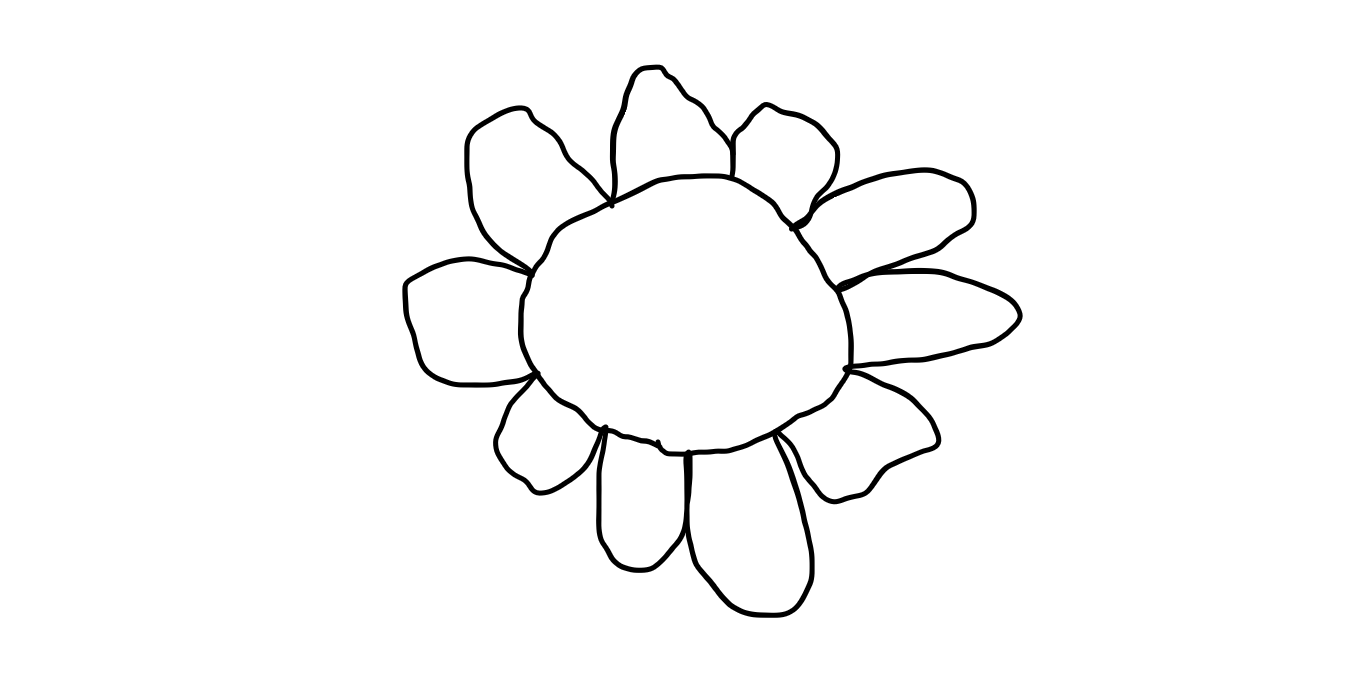
#> input picture flower.png, 1350 x 690 px
$ python sunflower-paint-flower-fill.py
#> lines starting #> are read from the running program, lines starting #| are printed output that depends on the picture; after the words box and inside, x2 and y2 are one past the last pixel; in counts of white or black regions, pixels touching at a corner belong together
# Read in daisy flower "Paint" sketch ("flower.png" is in this repository)
# Use connected components to color center one color, petals another
# Find white components, sort by size. Biggest is background, second biggest
# is flower center, others are petals
# Make a gray daisy and a purple daisy

import cv2
from skimage.measure import label
from skimage.measure import regionprops

# read in image as grayscale
img = cv2.imread('flower.png', 0)
#> img is the input picture: shape (690, 1350); min 0, max 255, mean 249

# apply binary threshold
ret, thresh1 = cv2.threshold(img, 125, 255, cv2.THRESH_BINARY)
#> thresh1: shape (690, 1350); 97.7% white; 1 black region

# find components
labels = label(thresh1, background=-1)
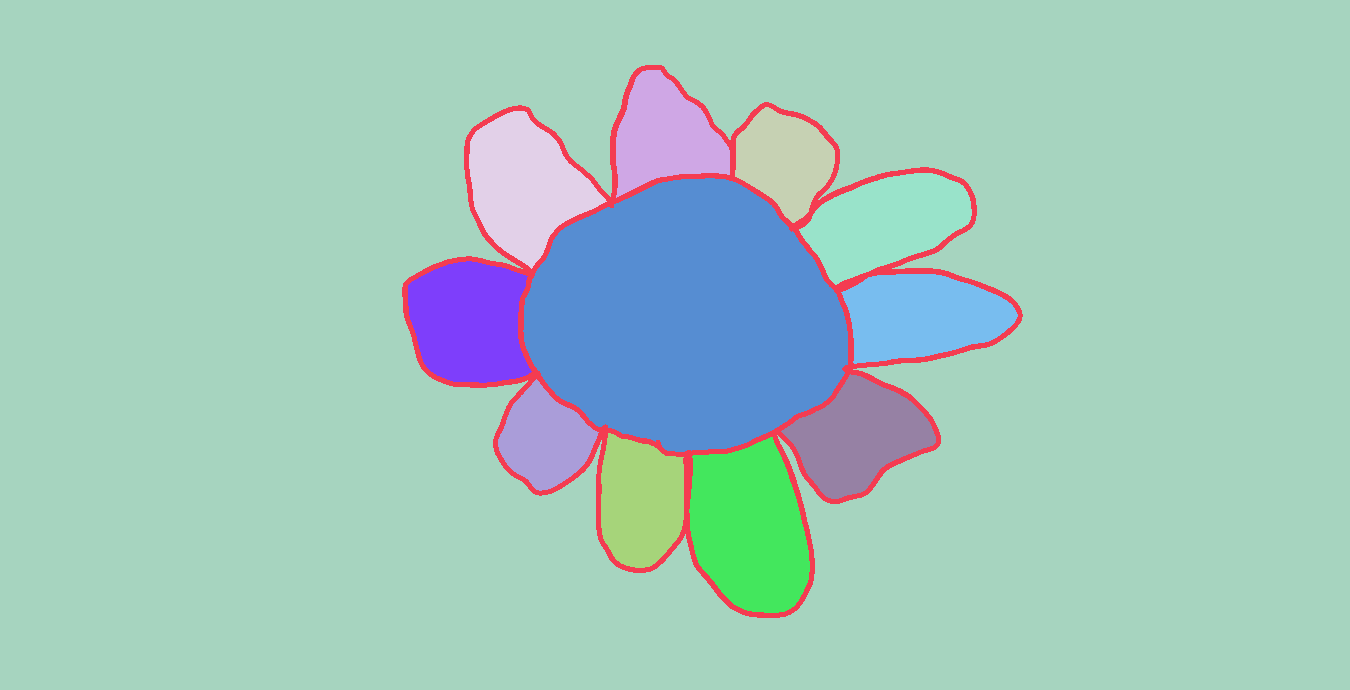
#> labels: shape (690, 1350) int64; 13 distinct labels, from 1 to 13; one colour per label, 0 black
props = regionprops(labels)
#> props = 13 regions; largest, box (x1, y1, x2, y2) and area: (0, 0, 1350, 690) 736383, (523, 178, 848, 452) 66341, (402, 65, 1023, 618) 21861, (689, 437, 810, 613) 16041, (469, 111, 607, 269) 12498

# make list of labels of white regions
whiteLabels = []
for i in range(0, len(props)):
    row, column = props[i].coords[0][0], props[i].coords[0][1]
    if(thresh1[row][column] == 255):
        whiteLabels.append(props[i].label)
#> this loop made 13 passes
#> (row, column) on passes 1 to 12: (0, 0), (65, 645), (70, 646), (107, 765), (111, 513), (173, 914), (178, 705), (261, 466), (274, 896), (374, 850), (379, 536), (433, 608)
#> after the loop, whiteLabels = [1, 3, 4, 5, 6, 7, 8, 9, 10, 11, 12, 13]

# make a list of sizes of white components
whiteSize = []
for l in whiteLabels:
    whiteSize.append(props[l - 1].area)
#> this loop made 12 passes
#> after the loop, whiteSize = [736383, 9004, 7442, 12498, 11957, 66341, 11970, 11502, 10719, 6740, 9042, 16041]
print(whiteSize)
#| [736383.0, 9004.0, 7442.0, 12498.0, 11957.0, 66341.0, 11970.0, 11502.0, 10719.0, 6740.0, 9042.0, 16041.0]
sizeSorted = sorted(whiteSize, reverse=True)
#> sizeSorted = [736383, 66341, 16041, 12498, 11970, 11957, 11502, 10719, 9042, 9004, 7442, 6740]
print(sizeSorted)
#| [736383.0, 66341.0, 16041.0, 12498.0, 11970.0, 11957.0, 11502.0, 10719.0, 9042.0, 9004.0, 7442.0, 6740.0]
biggestSize = sizeSorted[0]
#> biggestSize = 736383
secondBiggestSize = sizeSorted[1]
#> secondBiggestSize = 66341

# find labels for two biggest, background and body
for l in whiteLabels:
    if props[l - 1].area == biggestSize:
        backgroundLabel = props[l - 1].label
    if props[l - 1].area == secondBiggestSize:
        if props[l - 1].label != backgroundLabel:
            bodyLabel = props[l - 1].label
#> this loop made 12 passes
#> backgroundLabel on pass 1: 1
#> bodyLabel on pass 6: 7

# make two toned gray daisy
# color body gray
imgGray = cv2.imread('flower.png', 0)
body = props[bodyLabel - 1].coords
#> body = 66341 pairs, first value 178 to 451, second value 523 to 847
for point in body:
    imgGray[point[0]][point[1]] = 100
#> this loop made 66341 passes
#> point on passes 1 to 3: [178, 705], [178, 706], [178, 707]
#> imgGray: shape (690, 1350); 7.12% of pixels changed, all inside (x1, y1, x2, y2) = (523, 178, 848, 452)

# color petals light gray
for lbl in whiteLabels:
    if lbl != backgroundLabel and lbl != bodyLabel:
        petal = props[l - 1].coords
        for point in petal:
            imgGray[point[0]][point[1]] = 200
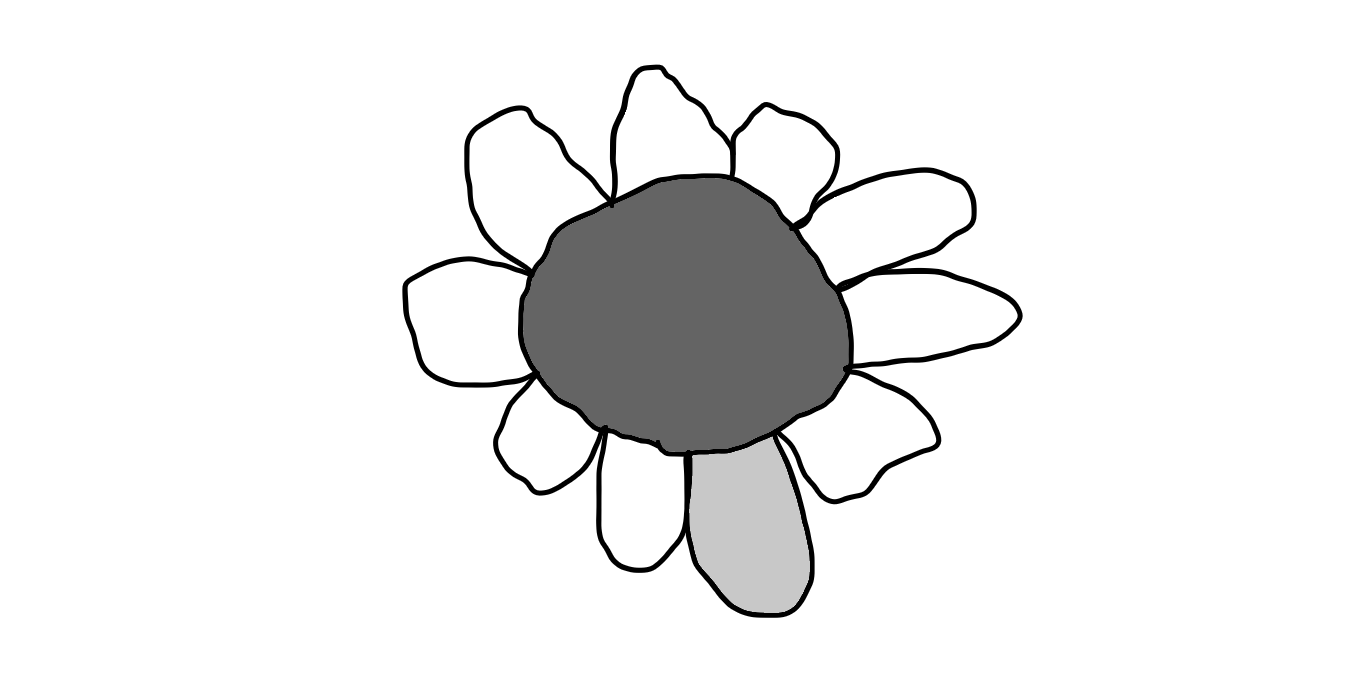
#> imgGray: shape (690, 1350); min 0, max 255, mean 237.1

# display gray daisy, hit ESC to close window
cv2.imshow('image gray', imgGray)
cv2.waitKey(0)
cv2.destroyAllWindows()

# make a purple daisy
# imread creates grayscale with a 0, BGR color with a 1
imgPurple = cv2.imread('flower.png', 1)

# color body gray purple
body = props[bodyLabel - 1].coords
for point in body:
    imgPurple[point[0], point[1], 0] = 150
    imgPurple[point[0], point[1], 1] = 50
    imgPurple[point[0], point[1], 2] = 150
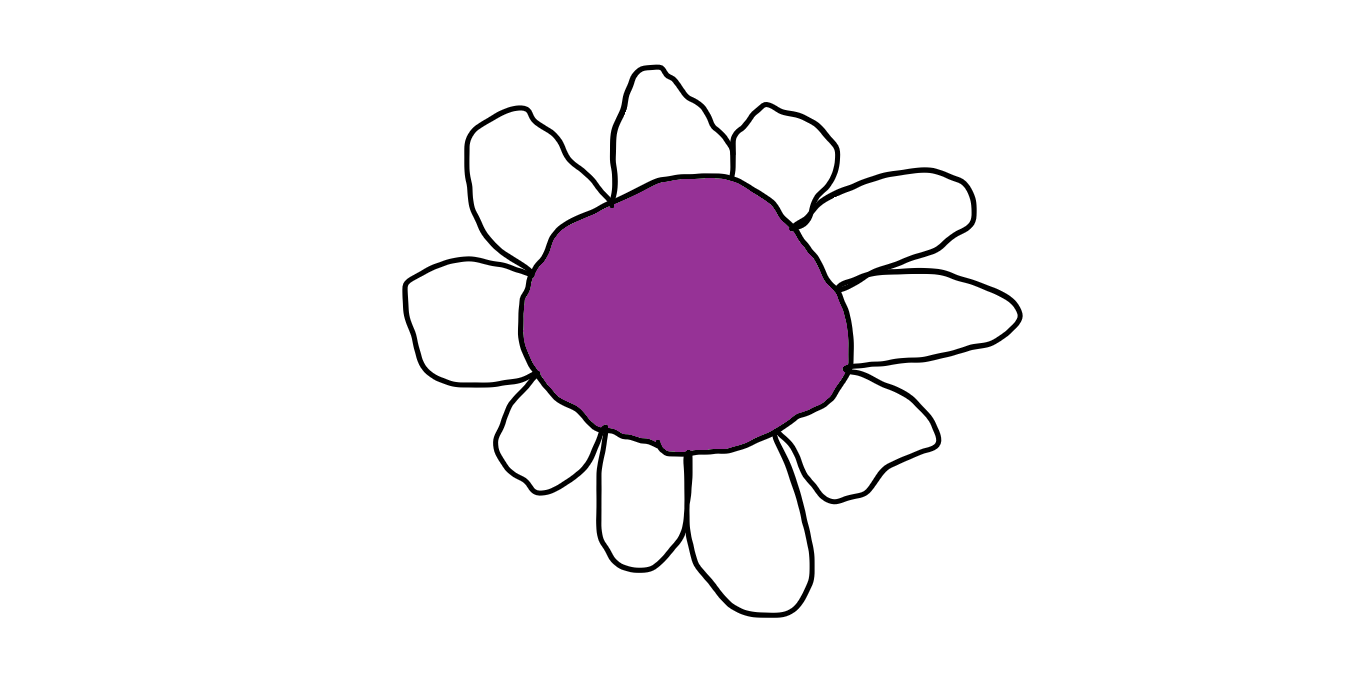
#> imgPurple: shape (690, 1350, 3); 7.12% of pixels changed, all inside (x1, y1, x2, y2) = (523, 178, 848, 452)

# color petals lighter gray purple
for lbl in whiteLabels:
    if lbl != backgroundLabel and lbl != bodyLabel:
        petal = props[l - 1].coords
        for point in petal:
            imgPurple[point[0], point[1], 0] = 255
            imgPurple[point[0], point[1], 1] = 150
            imgPurple[point[0], point[1], 2] = 255
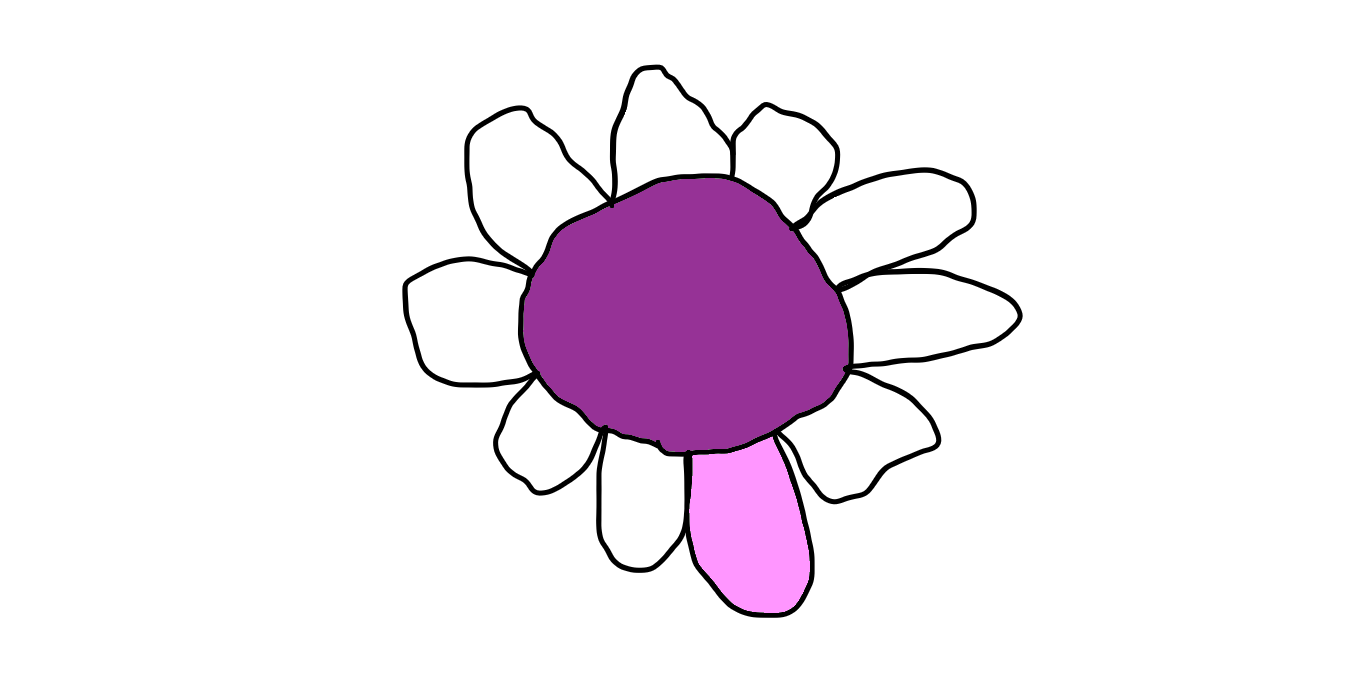
#> imgPurple: shape (690, 1350, 3); 1.72% of pixels changed, all inside (x1, y1, x2, y2) = (689, 437, 810, 613)

# display purple daisy
cv2.imshow('image purple', imgPurple)
cv2.waitKey(0)
cv2.destroyAllWindows()

$ run again, with Dragon4.png copied over flower.png
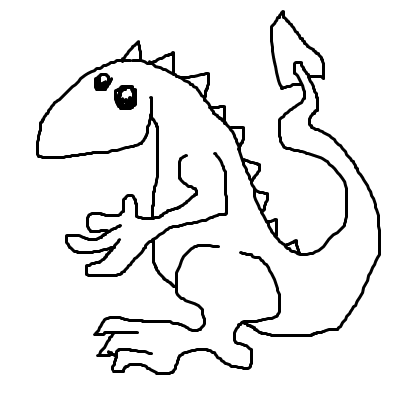
#> input picture Dragon4.png, 400 x 400 px
#> img is the input picture: shape (400, 400); min 0, max 255, mean 237.8
#> thresh1: shape (400, 400); 93.3% white; 3 black regions
#> `labels = label(thresh1, background=-1)`:
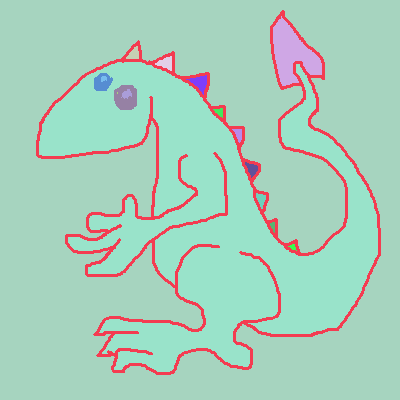
#> labels: shape (400, 400) int64; 18 distinct labels, from 1 to 18; one colour per label, 0 black
#> props = 18 regions; largest, box (x1, y1, x2, y2) and area: (0, 0, 400, 400) 99987, (39, 62, 378, 372) 46546, (36, 10, 381, 375) 10071, (273, 16, 322, 86) 1774, (114, 85, 137, 110) 436
#> the loop `for i in range(0, len(props)):` made 18 passes
#> (row, column) on passes 1 to 8: (0, 0), (10, 282), (16, 281), (46, 136), (56, 170), (62, 117), (73, 100), (75, 205)
#> after the loop `for i in range(0, len(props)):`: whiteLabels = [1, 3, 4, 5, 6, 8, 9, 11, 12, 13, 14, 15, 16, 17, 18]
#> the loop `for l in whiteLabels:` made 15 passes
#> l on passes 2 to 9: 3, 4, 5, 6, 8, 9, 11, 12
#> after the loop `for l in whiteLabels:`: whiteSize = [99987, 1774, 107, 146, 46546, 188, 29, 67, 2, 57, 80, 111, 95, 36, 31]
#| [99987.0, 1774.0, 107.0, 146.0, 46546.0, 188.0, 29.0, 67.0, 2.0, 57.0, 80.0, 111.0, 95.0, 36.0, 31.0]
#> sizeSorted = [99987, 46546, 1774, 188, 146, 111, 107, 95, 80, 67, 57, 36, 31, 29, 2]
#| [99987.0, 46546.0, 1774.0, 188.0, 146.0, 111.0, 107.0, 95.0, 80.0, 67.0, 57.0, 36.0, 31.0, 29.0, 2.0]
#> biggestSize = 99987
#> secondBiggestSize = 46546
#> the loop `for l in whiteLabels:` made 15 passes
#> (l, bodyLabel) on pass 5: (6, 6)
#> body = 46546 pairs, first value 62 to 371, second value 39 to 377
#> the loop `for point in body:` made 46546 passes
#> point on passes 1 to 3: [62, 117], [62, 118], [62, 119]
#> the loop `for lbl in whiteLabels:` made 15 passes
#> after the loop `for point in body:`:
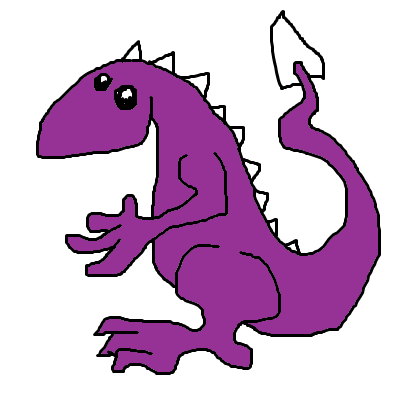
#> imgPurple: shape (400, 400, 3); mean B, G, R 207.6, 178.5, 207.6
